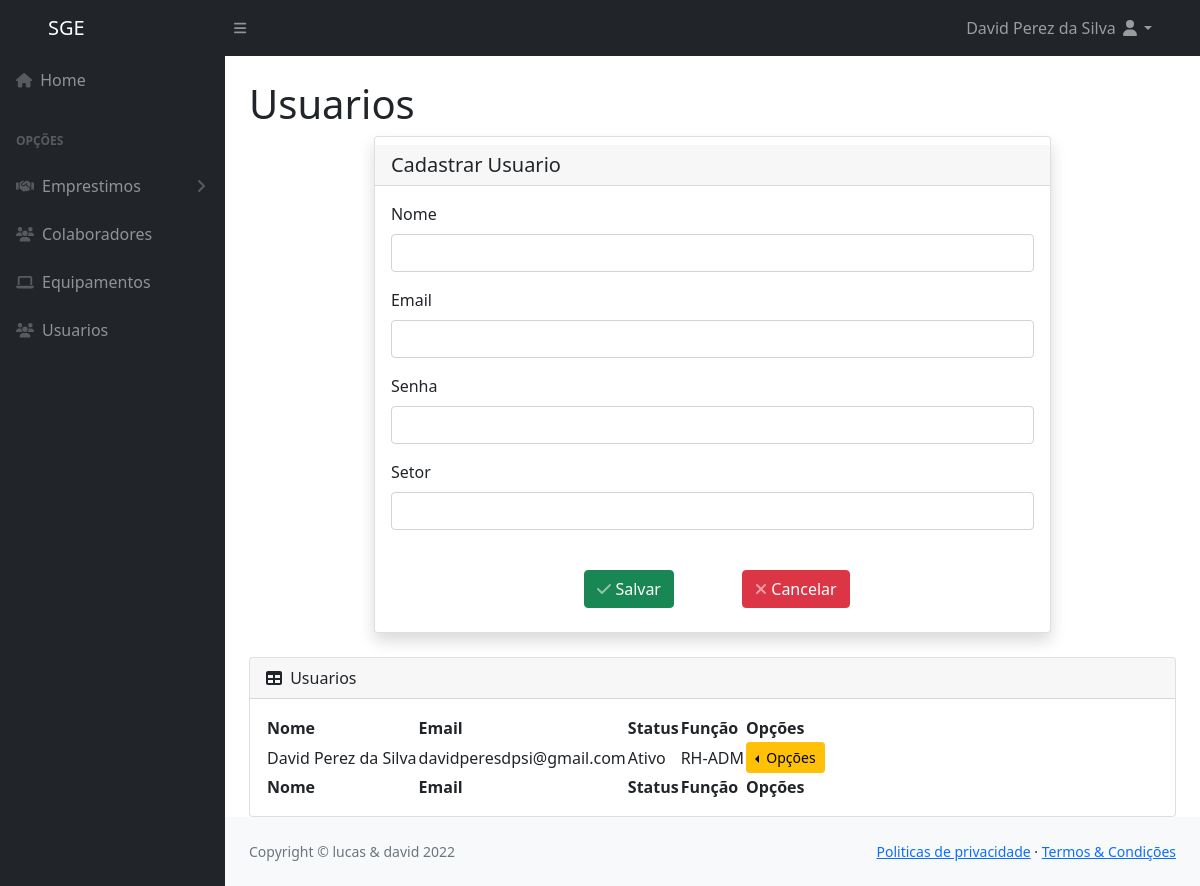
Screenshot of /cadastrarUsuario/ (signed in) with the database file from the repository.
### core/models.py (models this page shows, shortened)
class Usuario(User):
    setor = models.CharField(
        max_length=100,
        null=False,
        blank=False,
    )
    STATUS_CHOICES = (
        ("1", "Ativo"),
        ("0", "Inativo"),
    )
    status = models.IntegerField(
        choices=STATUS_CHOICES,
        default=0,
        null=False
    )

### core/views.py (the view, shortened to what this page needs)
# urls.py: path('cadastrarUsuario/', cadastrarUsuario, name='cadastrarUsuario'),
@login_required
def cadastrarUsuario(request):
    if request.method == "GET":
        usuarios = Usuario.objects.all()
        context = {}
        context['usuarios'] = usuarios
        return render(request, template_name='usuarios/usuarios.html', context=context)

### core/templates/usuarios/usuarios.html (shortened to what this page needs)
{% extends 'base.html' %}
{% block tituloPagina %}
<h1 class="mt-4">Usuarios</h1>
{% endblock tituloPagina %}
{% block conteudo %}
<div class="container d-flex justify-content-center">
  <div class="card w-75 shadow h-100 py-2">
      <h5 class="card-header">Cadastrar Usuario</h5>
      <div class="card-body">
          <form action="{% url 'cadastrarUsuario'%}" method="post">
            <div class="form-row">
                <div class="form-group col-md-12">
                  <label for="nome">Nome</label>
                  <input type="text" id="nome" class="form-control" name="nome" required>
                </div>
                <div class="form-group col-md-12">
                  <label for="email">Email</label>
                  <input type="email" class="form-control" name="email" required>
                </div>
                <div class="form-group col-md-12">
                    <label for="password">Senha</label>
                    <input type="password" class="form-control" name="password" required>
                </div>
                <div class="form-group col-md-12">
                    <label for="setor">Setor</label>
                    <input type="text" class="form-control" name="setor">
                </div>
            </div>
              <br>
              <div class="d-flex justify-content-center row">
                    <div class="col-12 col-md-3 text-center">
                        <button type="submit" class="btn btn-success btn-icon-split">
                            <span class="icon text-white-50">
                                <i class="fas fa-check"></i>
                            </span>
                            <span class="text">Salvar</span>
                        </button>
                    </div>
                    <div class="col-12 col-md-3 text-center">
                        <button type="reset" class="btn btn-danger btn-icon-split">
                            <span class="icon text-white-50">
                                <i class="fas fa-close"></i>
                            </span>
                            <span class="text">Cancelar</span>
                        </button>
                    </div>
                </div>
            </form>
      </div>
    </div>
</div>
    <div class="card mt-4">
      <div class="card-header">
          <i class="fas fa-table me-1"></i>
          Usuarios
      </div>
      <div class="card-body">
          <table id="datatablesSimple">
              <thead>
                  <tr>
                    <th>Nome</th>
                    <th>Email</th>
                    <th>Status</th>
                    <th>Função</th>
                    <th>Opções</th>
                  </tr>
              </thead>
              <tfoot>
                  <tr>
                    <th>Nome</th>
                    <th>Email</th>
                    <th>Status</th>
                    <th>Função</th>
                    <th>Opções</th>
                  </tr>
              </tfoot>
              <tbody>
                {% for item in usuarios %}
                <tr>
                    <td>{{item.username}}</td>
                    <td>{{item.email}}</td>
                    <td>
                        {% if item.status == 1 %}
                            Ativo
                        {% else %}
                            Inativo
                        {% endif %}
                    <td>{{item.setor}}</td>
                </td>
                  <td class="text-center">
                    <div class="btn-group dropstart">
                        <button type="button"
                            class="btn btn-warning btn-sm dropdown-toggle"
                            data-bs-toggle="dropdown" aria-expanded="false">
                            Opções
                        </button>
                    </div>
                </td>
              </tr>
                {% endfor %}
              </tbody>
          </table>
      </div>
  </div>
{% endblock conteudo %}

### core/templates/base.html (shortened to what this page needs)
{% load static %}
<!DOCTYPE html>
<html lang="pt-BR">
<head>
    <link  rel="stylesheet" href="https://cdn.jsdelivr.net/npm/simple-datatables@latest/dist/style.css"/>
    <link rel="stylesheet" href="//code.jquery.com/ui/1.13.2/themes/base/jquery-ui.css">
    <link rel="stylesheet" href="https://cdn.jsdelivr.net/npm/bootstrap@4.0.0/dist/css/bootstrap.min.css">
    <link rel="stylesheet"  href={% static 'css/styles.css' %}/>
</head>
<body class="sb-nav">
    <nav class="sb-topnav navbar navbar-expand navbar-dark bg-dark">
        <a class="navbar-brand h1 ps-5" href="{% url 'index'%}">SGE
        </a>
        <button class="btn btn-link btn-sm order-1 order-lg-0 me-4 me-lg-0" id="sidebarToggle" href="#!"><i
                class="fas fa-bars"></i></button>
        <ul class="navbar-nav ms-auto ms-md-0 me-3 me-lg-4">
            <li class="nav-item dropdown">
                <a class="nav-link dropdown-toggle" id="navbarDropdown" href="#" role="button" data-bs-toggle="dropdown"
                    aria-expanded="false"><span>{{request.user.username}}</span><i class="fas fa-user fa-fw"></i></a>
            </li>
        </ul>
    </nav>
    <div id="layoutSidenav">
        <div id="layoutSidenav_nav">
            <nav class="sb-sidenav accordion sb-sidenav-dark" id="sidenavAccordion">
                <div class="sb-sidenav-menu">
                    <div class="nav">
                        <a class="nav-link" href="{% url 'index'%}">
                            <div class="sb-nav-link-icon"><i class="fa-solid fa-house"></i></div>
                            Home
                        </a>
                        <div class="sb-sidenav-menu-heading">Opções</div>
                        <a class="nav-link collapsed" href="#" data-bs-toggle="collapse"
                            data-bs-target="#collapseLayouts" aria-expanded="false" aria-controls="collapseLayouts">
                            <div class="sb-nav-link-icon"><i class="fa-solid fa-handshake"></i></div>
                            Emprestimos
                            <div class="sb-sidenav-collapse-arrow"><i class="fas fa-angle-down"></i></div>
                        </a>
                        <a class="nav-link" href="{% url 'cadastrarColaborador' %}">
                            <div class="sb-nav-link-icon"><i class="fa-solid fa-users"></i></i></div>
                            Colaboradores
                        </a>
                        <a class="nav-link" href="{% url 'cadastrarEquipamento'%}">
                            <div class="sb-nav-link-icon"><i class="fa-solid fa-laptop"></i></div>
                            Equipamentos
                        </a>
                        <a class="nav-link" href="{% url 'cadastrarUsuario' %}">
                            <div class="sb-nav-link-icon"><i class="fa-solid fa-users"></i></i></div>
                            Usuarios
                        </a>
                    </div>
                </div>
            </nav>
        </div>
        <div id="layoutSidenav_content">
            <main>
                <div class="container-fluid px-4">
                    {% block tituloPagina %}{% endblock tituloPagina %}
                    {% block conteudo %}{% endblock conteudo %}
                </div>
            </main>
            <footer class="py-4 bg-light mt-auto">
                <div class="container-fluid px-4">
                    <div class="d-flex align-items-center justify-content-between small">
                        <div class="text-muted">Copyright &copy; lucas & david 2022</div>
                        <div>
                            <a href="#">Politicas de privacidade</a>
                            &middot;
                            <a href="#">Termos &amp; Condições</a>
                        </div>
                    </div>
                </div>
            </footer>
        </div>
    </div>

### rows the page displays
Usuario: username "David Perez da Silva", email "davidperesdpsi@gmail.com", status "Ativo", setor "RH-ADM"

### other values shown
{{ request.user.username }} "David Perez da Silva"
